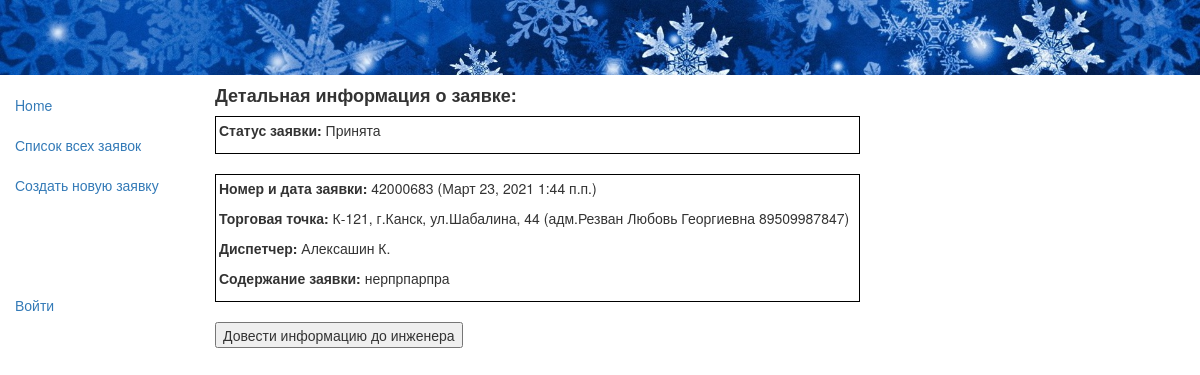
Before: /app/rec/1 with the older database file.
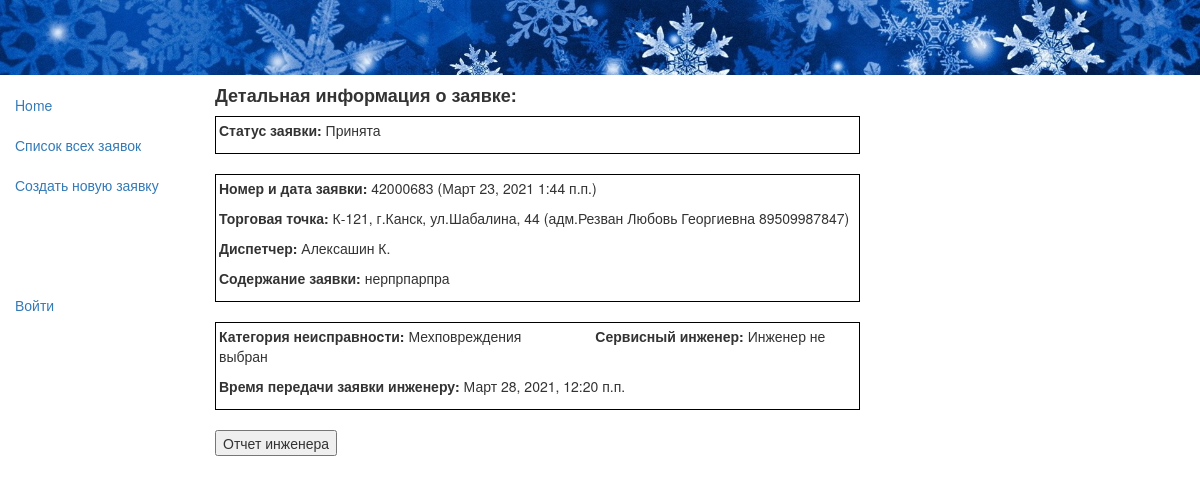
After: the same page with the newer database file.
### app/models.py (models this page shows, shortened)
class Rec(models.Model):
    status = models.ForeignKey(Status, null=True, on_delete=models.SET_NULL, default=4, verbose_name="Статус заявки")
    rec_date = models.DateField(auto_now_add=True)
    rec_time = models.TimeField(auto_now_add=True)
    staff = models.ForeignKey(Staff, null=True, on_delete=models.SET_NULL, verbose_name='Диспетчер')
    customer = models.CharField(max_length=100, verbose_name="ФИО инициатора заявки")
    rec_num = models.CharField(verbose_name='Номер заявки', max_length=12)
    store = models.ForeignKey(Store, null=True, on_delete=models.SET_NULL, verbose_name="Торговая точка, адрес")
    description = models.TextField(max_length=1000, verbose_name="Содержание заявки")
    trouble = models.ForeignKey(Trouble, null=True, blank=True, on_delete=models.SET_NULL, verbose_name="Категория неисправности")
    tech = models.ForeignKey(Tech, null=True, on_delete=models.SET_NULL, default=4, verbose_name="Сервисный инженер")
    sign = models.DateTimeField(null=True, blank=True, verbose_name="Дата и время передачи заявки инженеру")
    visit = models.DateField(null=True, blank=True, verbose_name="Дата визита инженера")
    result = models.TextField(null=True, blank=True, max_length=1000, verbose_name="Результат выезда")
    form = models.CharField(null=True, blank=True, max_length=10, verbose_name="Номер заказа-наряда")
    class Meta:
        ordering = ['-rec_date'] # итерация по заявкам в rec-list.html в обратном порядке
    def get_upd1_url(self):
        return reverse('rec_update1', args=[str(self.id)])

class Status(models.Model):
    name = models.CharField(max_length=32, help_text="Состояние заявки")
    def __str__(self):
        return self.name

class Store(models.Model):
    name = models.CharField(max_length=96, help_text="Торговая точка, адрес")
    def __str__(self):
        return self.name

class Staff(models.Model):
    name = models.CharField(max_length=64, help_text="Диспетчер")
    def __str__(self):
        return self.name

class Trouble(models.Model):
    name = models.CharField(max_length=32, help_text="Категория неисправности")
    def __str__(self):
        return self.name

class Tech(models.Model):
    name = models.CharField(max_length=64, help_text="Сервисный инженер")
    def __str__(self):
        return self.name

### app/views.py (the view)
# urls.py: url(r'^rec/(?P<pk>\d+)$', views.RecDetailView.as_view(), name='rec_detail'),
class RecDetailView(generic.DetailView):
    model = Rec

### app/templates/app/rec_detail.html (shortened to what this page needs)
{% extends "base_generic.html" %}
{% block content %}
  <h4><strong>Детальная информация о заявке:</strong></h4>
 <div style="border: 1px solid black; background-color: white; padding: 3px; width:645px;">
  <p><strong>Статус заявки:</strong>&nbsp;{{ rec.status }}</p></div><br>
  <div style="border: 1px solid black; background-color: white; padding: 3px; width:645px;">
  <p><strong>Номер и дата заявки:</strong>&nbsp;{{ rec.rec_num }} ({{ rec.rec_date }} {{ rec.rec_time }})</p>
  <p><strong>Торговая точка:</strong>&nbsp;{{ rec.store }} ({{ rec.customer }}) </p>
  <p><strong>Диспетчер:</strong>&nbsp;{{ rec.staff }}</p>
  <p><strong>Содержание заявки:</strong>&nbsp;{{ rec.description }}</p></div><br>
{% if rec.sign %}
  <div style="border: 1px solid black; background-color: white; padding: 3px; width:645px;">
  <p><strong>Категория неисправноcти:</strong>&nbsp;{{ rec.trouble }}  &nbsp; &nbsp; &nbsp; &nbsp; &nbsp; &nbsp; &nbsp; &nbsp; &nbsp;
    <strong>Сервисный инженер:</strong>&nbsp;{{ rec.tech }}</p>
  <p><strong>Время передачи заявки инженеру:</strong>&nbsp;{{ rec.sign }}</p></div><br>
{% endif %}
{% if not rec.sign %}
<form action="{{ rec.get_upd1_url }}">
   <button>Довести информацию до инженера</button>
  </form>
{% endif %}
{% if rec.sign and not rec.visit %}
<form>
	<input type="button" value="Отчет инженера" onclick="??????????????????????????"/>
</form>
<br>
{% endif %}
{% endblock %}

Changed rows visible on the page:
changed Rec "адм.Резван Любовь Георгиевна 89509987847": trouble (not shown) → "Мехповреждения"; tech (not shown) → "Инженер не выбран"; sign (not shown) → "Март 28, 2021, 12:20 п.п."
Other visible differences:
form field value: (not shown) → "Отчет инженера"
text no longer shown: "Довести информацию до инженера"
text now shown: "Категория неисправноcти: Сервисный инженер: Время передачи заявки инженеру:"
